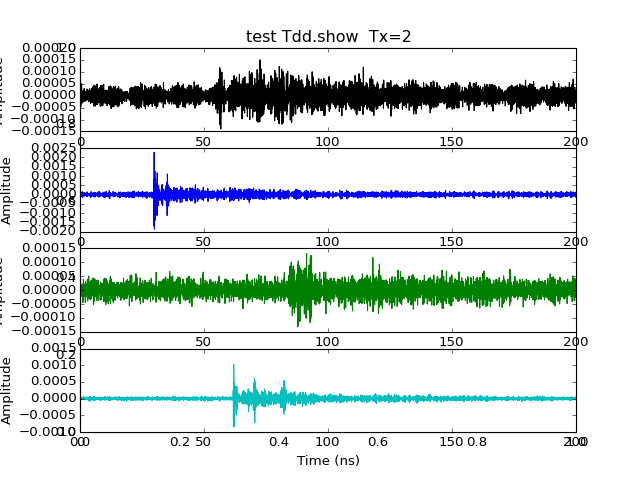

Recreate this plot in Python.
from pylayers.measures.mesuwb import *
import matplotlib.pylab as plt
ntx = 2
M  = UWBMeasure(ntx)
T  = M.tdd
fig = plt.figure()
t = plt.title('test Tdd.show  Tx='+str(ntx))
T.show()
